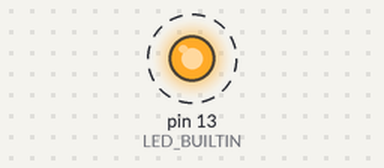
This sketch was run on a simulated Arduino Uno, built with avr-gcc and run on an emulated ATmega328P. Shown: output pins drawn as LEDs (lit = HIGH). Dashed ring = blinking. Random numbers use the default seed unless the sketch sets one; what the sketch prints to the serial monitor is not drawn.

Above: at 0.5 s.
Timing chart, 0 to 3.0 s (numbered marks = the images above):
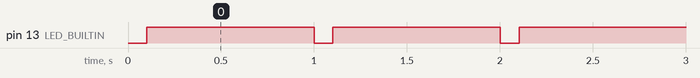

The sketch:

MCUSerialSketch.ino
```cpp
float temp, humidity;
String message;

void setup() {
	Serial.begin(9600);
	pinMode(LED_BUILTIN, OUTPUT);
}

void loop() {
	// turn LED on and output randomized temperature and humidity once per second
	digitalWrite(LED_BUILTIN, LOW);
	temp = random(7100, 7500);
	humidity = random(3000, 4000);
	message = "Temperature:";
	message += temp / 100;
	message += ";Humidity:";
	message += humidity / 100;
	Serial.println(message);
	delay(100);
	// turn LED off
	digitalWrite(LED_BUILTIN, HIGH);
	delay(900);
}
```

Measured:
- by itself, pin 13 (LED_BUILTIN): alternates HIGH for 0.90 s and LOW for 0.10 s
